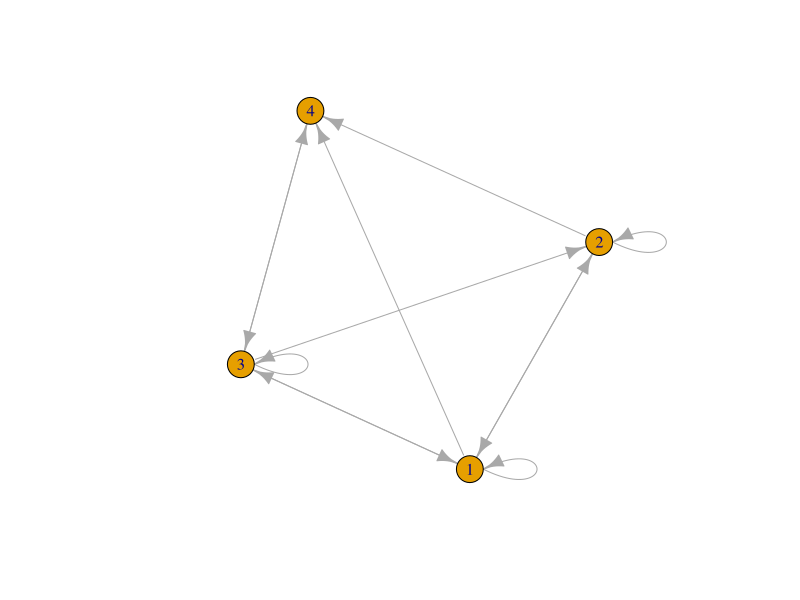

Write the R code that produced this figure.
install.packages("igraph")
install.packages('expm')
library(expm)
library(igraph)
g <-sample_gnm(4,m= 12, directed = TRUE,loops = 3)
g
plot(g)
#using eigen vector
adj_m <- t(as_adjacency_matrix(g, sparse = FALSE))
adj_m_mod <- prop.table(adj_m, 2)
lr <- eigen(adj_m_mod)$vectors[ , 1]
lr <- Re(lr/sum(lr))
matrix(lr, ncol = 1)

#using teleporting factor 0.8
df <- data.frame(pr = page_rank(g, damping = 0.8)$vector)
df
